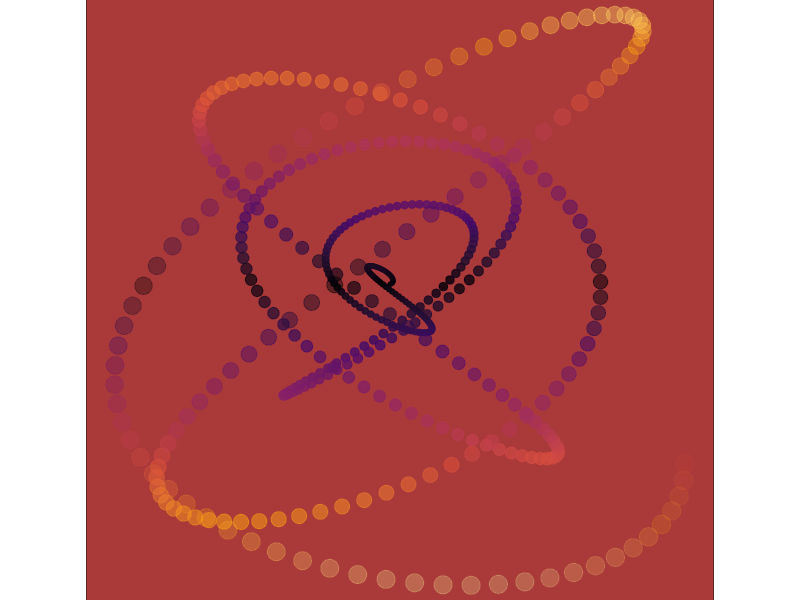
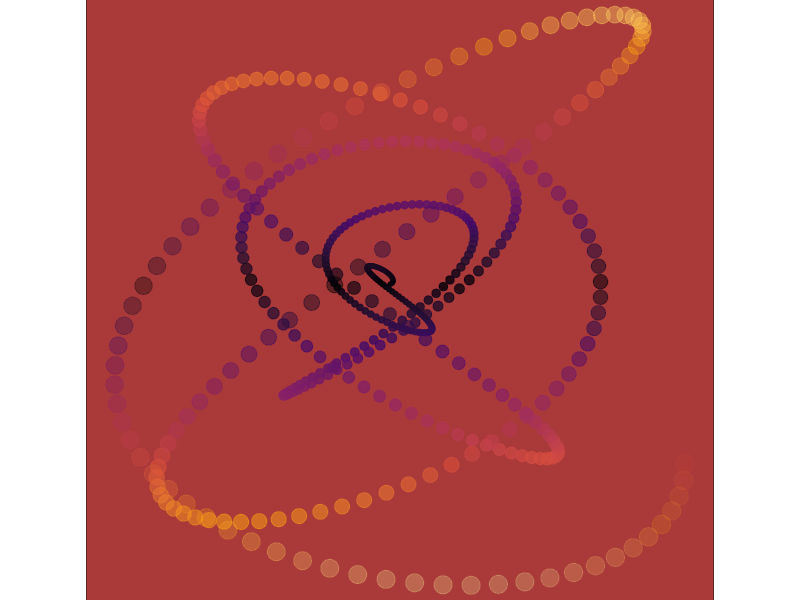

Generate these figures, in order, with R:
# No loops
# libraries ----
library(data.table)
library(ggplot2)

# create data ----
tVec <- c(1:440)
plotData <- data.table(
    t = tVec, 
    x = tVec * cos(.1 * tVec) / 1e3, 
    y = tVec * sin(.07 * tVec), 
    alpha = sqrt((max(tVec) - tVec + 1) / max(tVec)),
    size = tVec ^ 2
)

plotData[, color := sqrt(x^2+y^2)]

# plot it and save it ----
ggplot(
    data = plotData, 
    mapping = aes(
        x = x, 
        y = y, 
        col = color, fill = color,
        alpha = alpha,
        size = size
    )
) + 
    geom_point(shape = 21) +
    scale_color_viridis_c(option = "B") +
    scale_fill_viridis_c(option = "B") +
    theme_void() +
    theme(
        panel.background = element_rect(fill = "#AA3939"),
        legend.position = "none",
        aspect.ratio = 1, 
        plot.margin = unit(rep(-10, 4), "pt")
    )
ggsave(filename = "results/20_no_loops.png", height = 6, width = 6, dpi = 1440)
